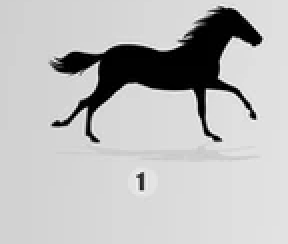
#> input picture recorte_1.png, 144 x 122 px (shown 2 times larger); its folder holds only this picture in this run
$ python convert_bpm_hex.py
#> lines starting #> are read from the running program, lines starting #| are printed output that depends on the picture; after the words box and inside, x2 and y2 are one past the last pixel; in counts of white or black regions, pixels touching at a corner belong together
import sys

from PIL import Image

SIZE = (128, 64)


def bmp_to_header(bmp_file, header_file, var_name="bitmap_data"):
    with open(bmp_file, "rb") as f:
        bmp_data = f.read()

    pixel_data_offset = int.from_bytes(bmp_data[10:14], byteorder="little")
    pixel_data = bmp_data[pixel_data_offset:]

    hex_values = ", ".join(f"0x{byte:02X}" for byte in pixel_data)

    with open(header_file, "w") as f:
        f.write(f"#ifndef {var_name.upper()}_H\n")
        f.write(f"#define {var_name.upper()}_H\n\n")
        f.write(
            f"const unsigned char {var_name}[] PROGMEM = {{\n    {hex_values}\n}};\n\n"
        )
        f.write(f"#endif // {var_name.upper()}_H\n")

    print(f"Header file '{header_file}' generated successfully.")


if __name__ == "__main__":
    bmp_path = "./recortes/"
    h_path = "./arduino/main/recortes/"

    for i in range(12):
        image = Image.open(f"./recorte_{i+1}.png")
#> image is the input picture: PIL image 144x122 RGB; mean R, G, B 188.7, 188.7, 188.7
        image = image.resize(SIZE)
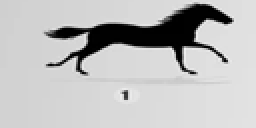
#> image: PIL image 128x64 RGB (shown 2 times larger); mean R, G, B 188.8, 188.8, 188.8

        image = image.convert("1")
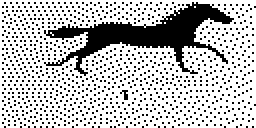
#> image: PIL image 128x64 1 (shown 2 times larger); 74.4% white; 977 black regions (976 under 20 px), largest, box (x1, y1, x2, y2) and area: (22, 1, 117, 38) 1111

        image.save(f"{bmp_path}/recorte_{i+1}.bmp", format="BMP")
        bmp_to_header(f"{bmp_path}/recorte_{i+1}.bmp", f"{h_path}/recorte_{i+1}.h")
#> (the run stopped early here; a loop or call above may not have finished)
